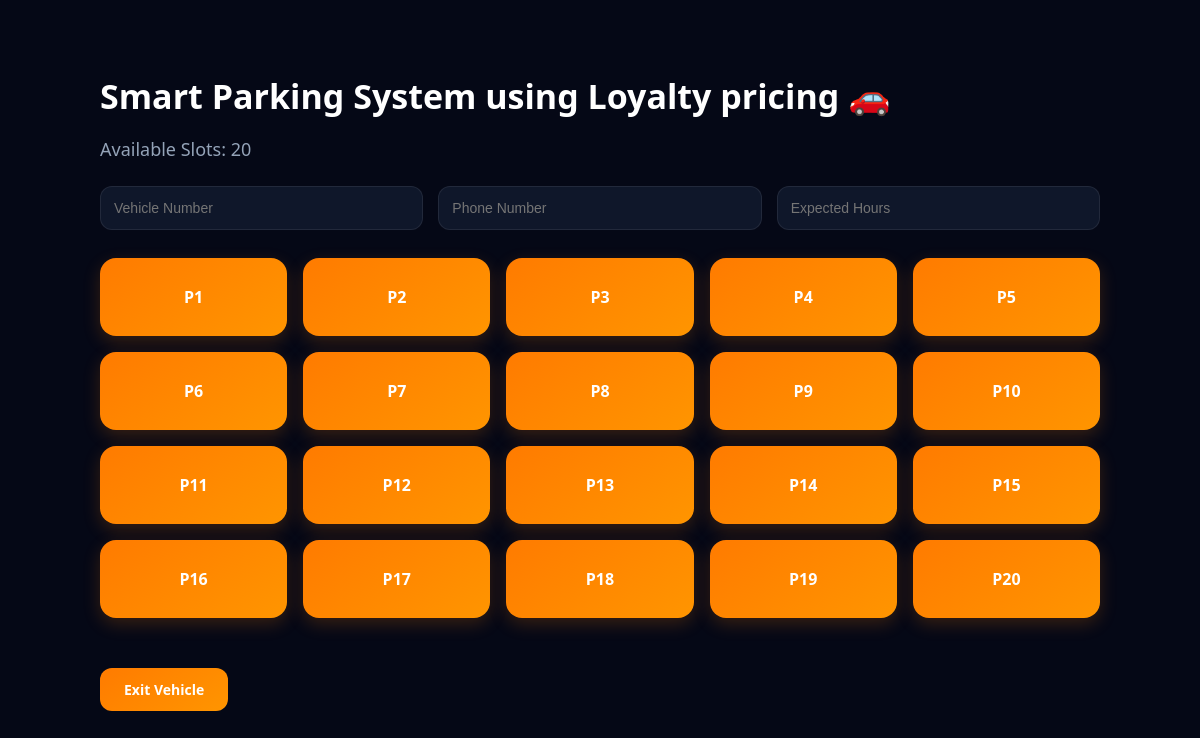
The page / on the database its author committed.
### tables this page shows
CREATE TABLE parking_slots (
        slot_id TEXT PRIMARY KEY,
        status INTEGER
    );

### app.py (the view)
@app.route("/")
def home():
    conn = sqlite3.connect("parking.db")
    cursor = conn.cursor()
    cursor.execute("SELECT * FROM parking_slots")
    slots = cursor.fetchall()
    cursor.execute(
        "SELECT COUNT(*) FROM parking_slots WHERE status=0"
    )
    available = cursor.fetchone()[0]
    conn.close()
    return render_template(
        "index.html",
        slots=slots,
        available=available
    )

### templates/index.html (shortened to what this page needs)
<!DOCTYPE html>
<html>
<head>
<link rel="stylesheet" href="{{ url_for('static', filename='style.css') }}">
</head>
<body>
<div class="container">
<h1>Smart Parking System using Loyalty pricing 🚗</h1>
<h3>Available Slots: {{ available }}</h3>
<div class="input-box">
<input id="vehicle" placeholder="Vehicle Number">
<input id="phone" placeholder="Phone Number">
<input id="hours" type="number" placeholder="Expected Hours">
</div>
<div class="grid">
{% for slot in slots %}
<div class="slot {% if slot[1]==0 %}free{% else %}booked{% endif %}"
onclick="bookSlot('{{ slot[0] }}', this)">
{{ slot[0] }}
</div>
{% endfor %}
</div>
<br>
<a href="/exit">Exit Vehicle</a>
</div>
</body>
</html>

### static/style.css (style rules this page uses)
body { margin:0; padding:0; background:#050816; font-family:'Segoe UI',sans-serif; color:white; }
* { box-sizing:border-box; }
.container { width:88%; max-width:1050px; margin:25px auto; padding:25px; }
h1 { font-size:34px; margin-bottom:10px; font-weight:700; color:#ffffff; }
h3 { color:#94a3b8; font-weight:400; margin-bottom:25px; font-size:18px; }
.input-box { display:flex; gap:15px; flex-wrap:wrap; margin-bottom:28px; }
.input-box input { flex:1; min-width:220px; padding:13px; background:#0f172a; border:1px solid rgba(255,255,255,0.08); border-radius:12px; color:white; font-size:14px; outline:none; transition:0.3s; }
.grid { display:grid; grid-template-columns:repeat(5,1fr); gap:16px; margin-top:20px; }
.slot { height:78px; border-radius:16px; display:flex; justify-content:center; align-items:center; font-size:16px; font-weight:700; transition:0.3s ease; cursor:pointer; }
.free { background:linear-gradient(145deg,#ff7b00,#ff9500); color:white; box-shadow:0 6px 18px rgba(255,123,0,0.20); }
a { display:inline-block; margin-top:28px; padding:12px 24px; background:linear-gradient(145deg,#ff7b00,#ff9500); color:white; text-decoration:none; border-radius:12px; font-weight:600; font-size:14px; transition:0.3s; }

### rows shown on the page
parking_slots: slot_id "P1"
parking_slots: slot_id "P2"
parking_slots: slot_id "P3"
parking_slots: slot_id "P4"
parking_slots: slot_id "P5"
parking_slots: slot_id "P6"
parking_slots: slot_id "P7"
parking_slots: slot_id "P8"
parking_slots: slot_id "P9"
parking_slots: slot_id "P10"
parking_slots: slot_id "P11"
parking_slots: slot_id "P12"
parking_slots: slot_id "P13"
parking_slots: slot_id "P14"
parking_slots: slot_id "P15"
parking_slots: slot_id "P16"
parking_slots: slot_id "P17"
parking_slots: slot_id "P18"
parking_slots: slot_id "P19"
parking_slots: slot_id "P20"

### other values the page prints
{{ available }} "20"
